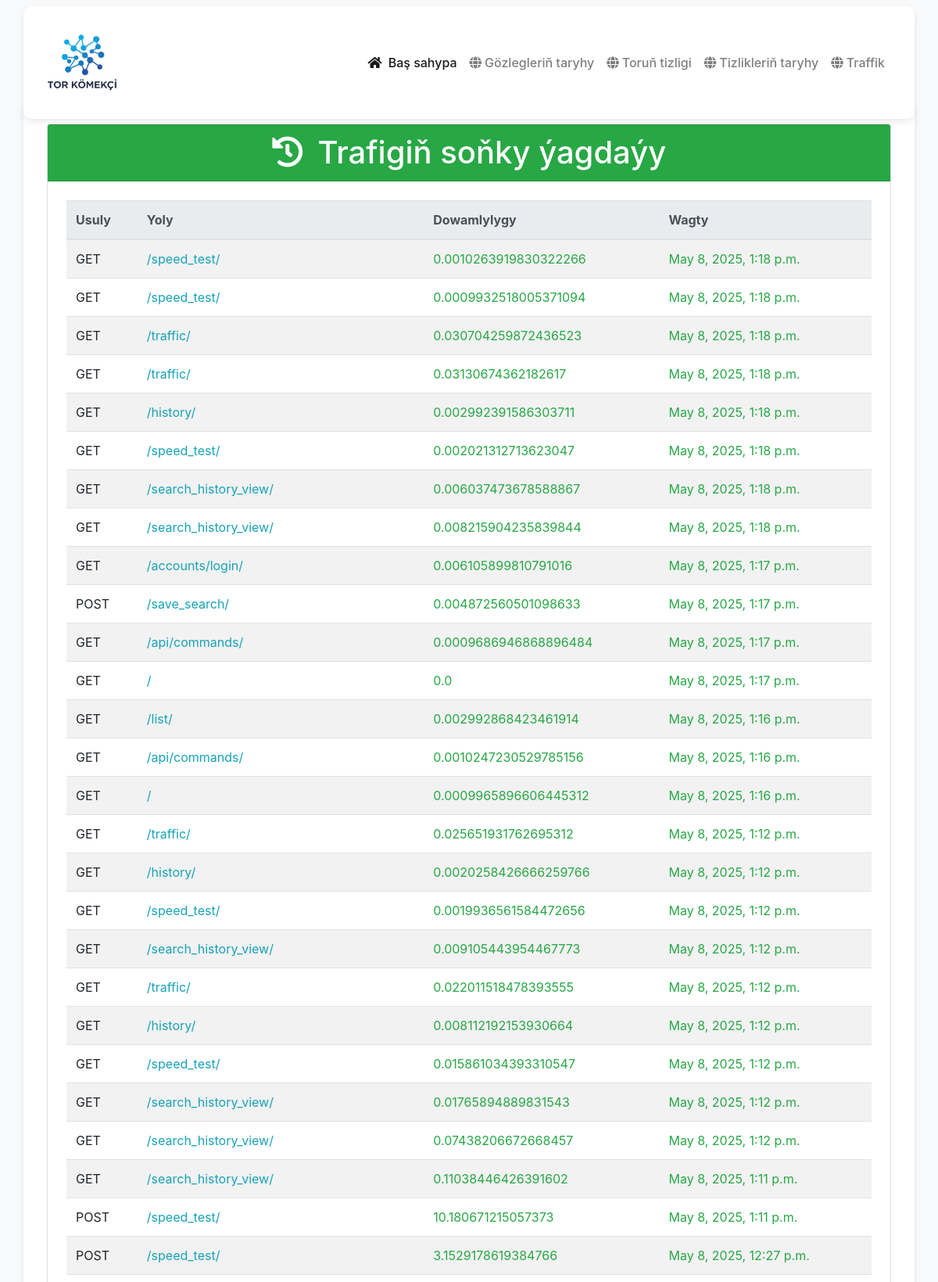
The page /traffic/ (upper part) on the database its author committed.
### app/models.py (models this page shows, shortened)
class TrafficLog(models.Model):
    method = models.CharField(max_length=10)
    path = models.CharField(max_length=255)
    duration = models.FloatField()
    timestamp = models.DateTimeField(auto_now_add=True)

### app/views.py (the view)
# urls.py: path('traffic/', traffic_logs, name='traffic_logs'),
def traffic_logs(request):
    logs = TrafficLog.objects.all().order_by('-timestamp')
    return render(request, 'speed_tester/traffic.html', {'logs': logs})

### app/templates/speed_tester/traffic.html
{% extends "layouts.html" %}
{% load static %}
{% block content %}
<div class="container mt-5">
    <div class="card rounded-lg">
    <div class="card-header bg-success text-white">
        <h1 class="mb-0 text-white"><i class="fas fa-history mr-2"></i> Trafigiň soňky ýagdaýy</h1>
    </div>
    <div class="card-body p-4">
        {% if logs %}
            <div class="table-responsive">
                <table class="table table-striped table-hover bg-white rounded">
                    <thead class="thead-light">
                        <tr>
                            <th>Usuly</th>
                            <th>Yoly</th>
                            <th>Dowamlylygy</th>
                            <th>Wagty</th>
                        </tr>
                    </thead>
                    <tbody>
                        {% for log in logs %}
                            <tr>
                                <td>{{ log.method }}</td>
                                <td><span class="text-info">{{ log.path }}</span>
                                </td>
                                <td>
                                    <span class="text-success">{{ log.duration }}</span>
                                </td>
                                <td>
                                    <span class="text-success">{{ log.timestamp }}</span>
                                </td>
                            </tr>
                        {% endfor %}
                    </tbody>
                </table>
            </div>
        {% else %}
            <p class="lead">Synag taryhy boş.</p>
        {% endif %}
    </div>
</div>
</div>
{% endblock %}

### rows shown on the page
TrafficLog: method "GET", path "/speed_test/", duration "0.0010263919830322266", timestamp "May 8, 2025, 1:18 p.m."
TrafficLog: method "GET", path "/speed_test/", duration "0.0009932518005371094", timestamp "May 8, 2025, 1:18 p.m."
TrafficLog: method "GET", path "/traffic/", duration "0.030704259872436523", timestamp "May 8, 2025, 1:18 p.m."
TrafficLog: method "GET", path "/traffic/", duration "0.03130674362182617", timestamp "May 8, 2025, 1:18 p.m."
TrafficLog: method "GET", path "/history/", duration "0.002992391586303711", timestamp "May 8, 2025, 1:18 p.m."
TrafficLog: method "GET", path "/speed_test/", duration "0.002021312713623047", timestamp "May 8, 2025, 1:18 p.m."
TrafficLog: method "GET", path "/search_history_view/", duration "0.006037473678588867", timestamp "May 8, 2025, 1:18 p.m."
TrafficLog: method "GET", path "/search_history_view/", duration "0.008215904235839844", timestamp "May 8, 2025, 1:18 p.m."
TrafficLog: method "GET", path "/accounts/login/", duration "0.006105899810791016", timestamp "May 8, 2025, 1:17 p.m."
TrafficLog: method "POST", path "/save_search/", duration "0.004872560501098633", timestamp "May 8, 2025, 1:17 p.m."
TrafficLog: method "GET", path "/api/commands/", duration "0.0009686946868896484", timestamp "May 8, 2025, 1:17 p.m."
TrafficLog: method "GET", path "/", duration "0.0", timestamp "May 8, 2025, 1:17 p.m."
TrafficLog: method "GET", path "/list/", duration "0.002992868423461914", timestamp "May 8, 2025, 1:16 p.m."
TrafficLog: method "GET", path "/api/commands/", duration "0.0010247230529785156", timestamp "May 8, 2025, 1:16 p.m."
TrafficLog: method "GET", path "/", duration "0.0009965896606445312", timestamp "May 8, 2025, 1:16 p.m."
TrafficLog: method "GET", path "/traffic/", duration "0.025651931762695312", timestamp "May 8, 2025, 1:12 p.m."
TrafficLog: method "GET", path "/history/", duration "0.0020258426666259766", timestamp "May 8, 2025, 1:12 p.m."
TrafficLog: method "GET", path "/speed_test/", duration "0.0019936561584472656", timestamp "May 8, 2025, 1:12 p.m."
TrafficLog: method "GET", path "/search_history_view/", duration "0.009105443954467773", timestamp "May 8, 2025, 1:12 p.m."
TrafficLog: method "GET", path "/traffic/", duration "0.022011518478393555", timestamp "May 8, 2025, 1:12 p.m."
TrafficLog: method "GET", path "/history/", duration "0.008112192153930664", timestamp "May 8, 2025, 1:12 p.m."
TrafficLog: method "GET", path "/speed_test/", duration "0.015861034393310547", timestamp "May 8, 2025, 1:12 p.m."
TrafficLog: method "GET", path "/search_history_view/", duration "0.01765894889831543", timestamp "May 8, 2025, 1:12 p.m."
TrafficLog: method "GET", path "/search_history_view/", duration "0.07438206672668457", timestamp "May 8, 2025, 1:12 p.m."
TrafficLog: method "GET", path "/search_history_view/", duration "0.11038446426391602", timestamp "May 8, 2025, 1:11 p.m."
TrafficLog: method "POST", path "/speed_test/", duration "10.180671215057373", timestamp "May 8, 2025, 1:11 p.m."
TrafficLog: method "POST", path "/speed_test/", duration "3.1529178619384766", timestamp "May 8, 2025, 12:27 p.m."
